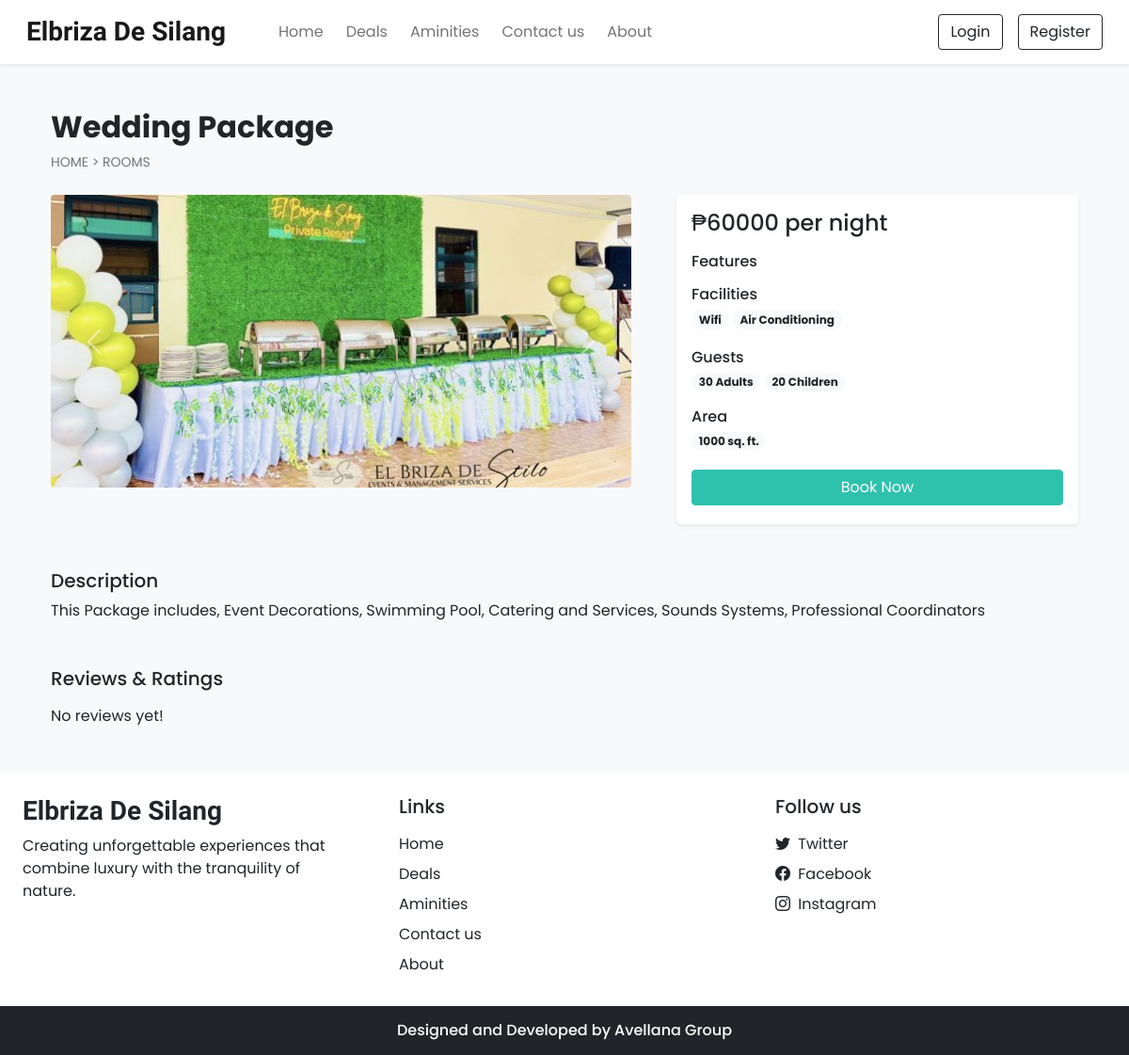
Page /room_details.php?id=302 on the committed database.
### tables this page shows
CREATE TABLE `settings` (
  `sr_no` int(11) NOT NULL,
  `site_title` varchar(50) NOT NULL,
  `site_about` varchar(250) NOT NULL,
  `shutdown` tinyint(1) NOT NULL
);

CREATE TABLE `rooms` (
  `id` int(11) NOT NULL,
  `name` varchar(150) NOT NULL,
  `area` int(11) NOT NULL,
  `price` int(11) NOT NULL,
  `quantity` int(11) NOT NULL,
  `adult` int(11) NOT NULL,
  `children` int(11) NOT NULL,
  `description` varchar(350) NOT NULL,
  `status` tinyint(4) NOT NULL DEFAULT 1,
  `removed` int(11) NOT NULL DEFAULT 0
);

CREATE TABLE `room_images` (
  `sr_no` int(11) NOT NULL,
  `room_id` int(11) NOT NULL,
  `image` varchar(150) NOT NULL,
  `thumb` tinyint(4) NOT NULL DEFAULT 0
);

CREATE TABLE `facilities` (
  `id` int(11) NOT NULL,
  `icon` varchar(100) NOT NULL,
  `name` varchar(50) NOT NULL,
  `description` varchar(250) NOT NULL
);

### admin/inc/db_config.php (called while the page is built, shortened)
<?php
  function select($sql,$values,$datatypes)
  {
    $con = $GLOBALS['con'];
    if($stmt = mysqli_prepare($con,$sql))
    {
      mysqli_stmt_bind_param($stmt,$datatypes,...$values);
      if(mysqli_stmt_execute($stmt)){
        $res = mysqli_stmt_get_result($stmt);
        return $res;
      }
      else{
        mysqli_stmt_close($stmt);
        die("Query cannot be executed - Select");
      }
    }
    else{
      die("Query cannot be prepared - Select");
    }
  }
?>

### room_details.php (the view, shortened to what this page needs)
<!DOCTYPE html>
<html lang="en">
<head>
  <?php require('inc/links.php'); ?>
</head>
<body class="bg-light">
  <?php require('inc/header.php'); ?>
  <?php
    $data = filteration($_GET);
    $room_res = select("SELECT * FROM `rooms` WHERE `id`=? AND `status`=? AND `removed`=?",[$data['id'],1,0],'iii');
    $room_data = mysqli_fetch_assoc($room_res);
  ?>
  <div class="container">
    <div class="row">
      <div class="col-12 my-5 mb-4 px-4">
        <h2 class="fw-bold"><?php echo $room_data['name'] ?></h2>
        <div style="font-size: 14px;">
          <a href="index.php" class="text-secondary text-decoration-none">HOME</a>
          <span class="text-secondary"> > </span>
          <a href="rooms.php" class="text-secondary text-decoration-none">ROOMS</a>
        </div>
      </div>
      <div class="col-lg-7 col-md-12 px-4">
        <div id="roomCarousel" class="carousel slide" data-bs-ride="carousel">
          <div class="carousel-inner">
            <?php
              $room_img = ROOMS_IMG_PATH."";
              $img_q = mysqli_query($con,"SELECT * FROM `room_images`
                WHERE `room_id`='$room_data[id]'");
              if(mysqli_num_rows($img_q)>0)
              {
                $active_class = 'active';
                while($img_res = mysqli_fetch_assoc($img_q))
                {
                  echo"
                    <div class='carousel-item $active_class'>
                      <img src='".ROOMS_IMG_PATH.$img_res['image']."' class='d-block w-100 rounded'>
                    </div>
                  ";
                  $active_class='';
                }
              }
              else{
                echo"<div class='carousel-item active'>
                  <img src='$room_img' class='d-block w-100'>
                </div>";
              }
            ?>
          </div>
          <button class="carousel-control-prev" type="button" data-bs-target="#roomCarousel" data-bs-slide="prev">
            <span class="carousel-control-prev-icon" aria-hidden="true"></span>
          </button>
          <button class="carousel-control-next" type="button" data-bs-target="#roomCarousel" data-bs-slide="next">
            <span class="carousel-control-next-icon" aria-hidden="true"></span>
          </button>
        </div>
      </div>
      <div class="col-lg-5 col-md-12 px-4">
        <div class="card mb-4 border-0 shadow-sm rounded-3">
          <div class="card-body">
            <?php
              echo<<<price
                <h4>₱$room_data[price] per night</h4>
              price;
              $features_data = "";
              echo<<<features
                <div class="mb-3">
                  <h6 class="mb-1">Features</h6>
                  $features_data
                </div>
              features;
              $fac_q = mysqli_query($con,"SELECT f.name FROM `facilities` f
                INNER JOIN `room_facilities` rfac ON f.id = rfac.facilities_id
                WHERE rfac.room_id = '$room_data[id]'");
              $facilities_data = "";
              while($fac_row = mysqli_fetch_assoc($fac_q)){
                $facilities_data .="<span class='badge rounded-pill bg-light text-dark text-wrap me-1 mb-1'>
                  $fac_row[name]
                </span>";
              }
              echo<<<facilities
                <div class="mb-3">
                  <h6 class="mb-1">Facilities</h6>
                  $facilities_data
                </div>
              facilities;
              echo<<<guests
                <div class="mb-3">
                  <h6 class="mb-1">Guests</h6>
                  <span class="badge rounded-pill bg-light text-dark text-wrap">
                    $room_data[adult] Adults
                  </span>
                  <span class="badge rounded-pill bg-light text-dark text-wrap">
                    $room_data[children] Children
                  </span>
                </div>
              guests;
              echo<<<area
                <div class="mb-3">
                  <h6 class="mb-1">Area</h6>
                  <span class='badge rounded-pill bg-light text-dark text-wrap me-1 mb-1'>
                    $room_data[area] sq. ft.
                  </span>
                </div>
              area;
              if(!$settings_r['shutdown']){
                $login=0;
                echo<<<book
                  <button onclick='checkLoginToBook($login,$room_data[id])' class="btn w-100 text-white custom-bg shadow-none mb-1">Book Now</button>
                book;
              }
            ?>
          </div>
        </div>
      </div>
      <div class="col-12 mt-4 px-4">
        <div class="mb-5">
          <h5>Description</h5>
          <p>
            <?php echo $room_data['description'] ?>
          </p>
        </div>
        <div>
          <h5 class="mb-3">Reviews & Ratings</h5>
          <?php
            $review_q = "SELECT rr.*,uc.name AS uname, uc.profile, r.name AS rname FROM `rating_review` rr
              INNER JOIN `user_cred` uc ON rr.user_id = uc.id
              INNER JOIN `rooms` r ON rr.room_id = r.id
              WHERE rr.room_id = '$room_data[id]'
              ORDER BY `sr_no` DESC LIMIT 15";
            $review_res = mysqli_query($con,$review_q);
            if(mysqli_num_rows($review_res)==0){
              echo 'No reviews yet!';
            }
          ?>
        </div>
      </div>
    </div>
  </div>
  <?php require('inc/footer.php'); ?>
</body>
</html>

### inc/header.php (shortened to what this page needs)
<nav id="nav-bar" class="navbar navbar-expand-lg navbar-light bg-white px-lg-3 py-lg-2 shadow-sm sticky-top">
  <div class="container-fluid">
    <a class="navbar-brand me-5 fw-bold fs-3 h-font" href="index.php"><?php echo $settings_r['site_title'] ?></a>
    <div class="collapse navbar-collapse" id="navbarSupportedContent">
      <ul class="navbar-nav me-auto mb-2 mb-lg-0">
        <li class="nav-item">
          <a class="nav-link me-2" href="index.php">Home</a>
        </li>
        <li class="nav-item">
          <a class="nav-link me-2" href="rooms.php">Deals</a>
        </li>
        <li class="nav-item">
          <a class="nav-link me-2" href="facilities.php">Aminities</a>
        </li>
        <li class="nav-item">
          <a class="nav-link me-2" href="contact.php">Contact us</a>
        </li>
        <li class="nav-item">
          <a class="nav-link" href="about.php">About</a>
        </li>
      </ul>
      <div class="d-flex">
        <?php
          if(isset($_SESSION['login']) && $_SESSION['login']==true)
          {
            $path = USERS_IMG_PATH;
            echo<<<data
              <div class="btn-group">
                <button type="button" class="btn btn-outline-dark shadow-none dropdown-toggle" data-bs-toggle="dropdown" data-bs-display="static" aria-expanded="false">
                  <img src="$path$_SESSION[uPic]" style="width: 25px; height: 25px;" class="me-1 rounded-circle">
                  $_SESSION[uName]
                </button>
                <ul class="dropdown-menu dropdown-menu-lg-end">
                  <li><a class="dropdown-item" href="profile.php">Profile</a></li>
                  <li><a class="dropdown-item" href="bookings.php">Bookings</a></li>
                  <li><a class="dropdown-item" href="logout.php">Logout</a></li>
                </ul>
              </div>
            data;
          }
          else
          {
            echo<<<data
              <button type="button" class="btn btn-outline-dark shadow-none me-lg-3 me-2" data-bs-toggle="modal" data-bs-target="#loginModal">
                Login
              </button>
              <button type="button" class="btn btn-outline-dark shadow-none" data-bs-toggle="modal" data-bs-target="#registerModal">
                Register
              </button>
            data;
          }
        ?>
      </div>
    </div>
  </div>
</nav>

### inc/footer.php (shortened to what this page needs)
<div class="container-fluid bg-white mt-5">
  <div class="row">
    <div class="col-lg-4 p-4">
      <h3 class="h-font fw-bold fs-3 mb-2"><?php echo $settings_r['site_title'] ?></h3>
      <p>
        <?php echo $settings_r['site_about'] ?>
      </p>
    </div>
    <div class="col-lg-4 p-4">
      <h5 class="mb-3">Links</h5>
      <a href="index.php" class="d-inline-block mb-2 text-dark text-decoration-none">Home</a> <br>
      <a href="rooms.php" class="d-inline-block mb-2 text-dark text-decoration-none">Deals</a> <br>
      <a href="facilities.php" class="d-inline-block mb-2 text-dark text-decoration-none">Aminities</a> <br>
      <a href="contact.php" class="d-inline-block mb-2 text-dark text-decoration-none">Contact us</a> <br>
      <a href="about.php" class="d-inline-block mb-2 text-dark text-decoration-none">About</a>
    </div>
    <div class="col-lg-4 p-4">
        <h5 class="mb-3">Follow us</h5>
        <?php
          if($contact_r['tw']!=''){
            echo<<<data
              <a href="$contact_r[tw]" class="d-inline-block text-dark text-decoration-none mb-2">
                <i class="bi bi-twitter me-1"></i> Twitter
              </a><br>
            data;
          }
        ?>
        <a href="<?php echo $contact_r['fb'] ?>" class="d-inline-block text-dark text-decoration-none mb-2">
          <i class="bi bi-facebook me-1"></i> Facebook
        </a><br>
        <a href="<?php echo $contact_r['insta'] ?>" class="d-inline-block text-dark text-decoration-none">
          <i class="bi bi-instagram me-1"></i> Instagram
        </a><br>
    </div>
  </div>
</div>
<h6 class="text-center bg-dark text-white p-3 m-0">Designed and Developed by Avellana Group</h6>

### css/common.css (style rules this page uses)
:root { --teal: #2ec1ac; --teal_hover: #279e8c; }
* { font-family: 'Poppins', sans-serif; }
.h-font { font-family: 'Merienda', cursive; }
.custom-bg { background-color: var(--teal); border: 1px solid var(--teal); }

### rows in the picture
settings: site_title "Elbriza De Silang", site_about "Creating unforgettable experiences that combine luxury with the tranquility of nature."
rooms: name "Wedding Package", price "60000", adult "30", children "20", area "1000", description "This Package includes, Event Decorations, Swimming Pool, Catering and Services, Sounds Systems, Professional Coordinators"
room_images: image (picture)
facilities: name "Wifi"
facilities: name "Air Conditioning"
